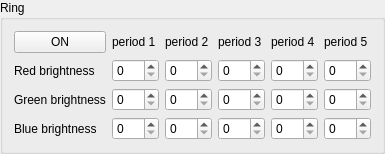
            <widget class="QGroupBox" name="Ringgroup">
             <property name="title">
              <string>Ring</string>
             </property>
             <layout class="QVBoxLayout" name="verticalLayout_5">
              <item>
               <layout class="QGridLayout" name="ringgrid">
                <item row="3" column="2">
                 <widget class="QSpinBox" name="redinput2">
                  <property name="maximum">
                   <number>100</number>
                  </property>
                 </widget>
                </item>
                <item row="4" column="3">
                 <widget class="QSpinBox" name="greeninput3">
                  <property name="maximum">
                   <number>100</number>
                  </property>
                 </widget>
                </item>
                <item row="0" column="2">
                 <widget class="QLabel" name="period_2">
                  <property name="text">
                   <string>period 2</string>
                  </property>
                 </widget>
                </item>
                <item row="0" column="0">
                 <widget class="QPushButton" name="protringbutton">
                  <property name="text">
                   <string>ON</string>
                  </property>
                  <property name="checkable">
                   <bool>true</bool>
                  </property>
                 </widget>
                </item>
                <item row="4" column="1">
                 <widget class="QSpinBox" name="greeninput1">
                  <property name="maximum">
                   <number>100</number>
                  </property>
                 </widget>
                </item>
                <item row="4" column="5">
                 <widget class="QSpinBox" name="greeninput5">
                  <property name="maximum">
                   <number>100</number>
                  </property>
                 </widget>
                </item>
                <item row="5" column="2">
                 <widget class="QSpinBox" name="blueinput2">
                  <property name="maximum">
                   <number>100</number>
                  </property>
                 </widget>
                </item>
                <item row="5" column="1">
                 <widget class="QSpinBox" name="blueinput1">
                  <property name="maximum">
                   <number>100</number>
                  </property>
                 </widget>
                </item>
                <item row="3" column="3">
                 <widget class="QSpinBox" name="redinput3">
                  <property name="maximum">
                   <number>100</number>
                  </property>
                 </widget>
                </item>
                <item row="5" column="0">
                 <widget class="QLabel" name="blue">
                  <property name="text">
                   <string>Blue brightness</string>
                  </property>
                 </widget>
                </item>
                <item row="5" column="5">
                 <widget class="QSpinBox" name="blueinput5">
                  <property name="maximum">
                   <number>100</number>
                  </property>
                 </widget>
                </item>
                <item row="3" column="4">
                 <widget class="QSpinBox" name="redinput4">
                  <property name="maximum">
                   <number>100</number>
                  </property>
                 </widget>
                </item>
                <item row="0" column="1">
                 <widget class="QLabel" name="period_1">
                  <property name="text">
                   <string>period 1</string>
                  </property>
                 </widget>
                </item>
                <item row="4" column="4">
                 <widget class="QSpinBox" name="greeninput4">
                  <property name="maximum">
                   <number>100</number>
                  </property>
                 </widget>
                </item>
                <item row="0" column="3">
                 <widget class="QLabel" name="period_3">
                  <property name="text">
                   <string>period 3</string>
                  </property>
                 </widget>
                </item>
                <item row="3" column="0">
                 <widget class="QLabel" name="red">
                  <property name="text">
                   <string>Red brightness</string>
                  </property>
                 </widget>
                </item>
                <item row="0" column="5">
                 <widget class="QLabel" name="period_5">
                  <property name="text">
                   <string>period 5</string>
                  </property>
                 </widget>
                </item>
                <item row="5" column="4">
                 <widget class="QSpinBox" name="blueinput4">
                  <property name="maximum">
                   <number>100</number>
                  </property>
                 </widget>
                </item>
                <item row="0" column="4">
                 <widget class="QLabel" name="period_4">
                  <property name="text">
                   <string>period 4</string>
                  </property>
                 </widget>
                </item>
                <item row="4" column="2">
                 <widget class="QSpinBox" name="greeninput2">
                  <property name="maximum">
                   <number>100</number>
                  </property>
                 </widget>
                </item>
                <item row="4" column="0">
                 <widget class="QLabel" name="green">
                  <property name="text">
                   <string>Green brightness</string>
                  </property>
                 </widget>
                </item>
                <item row="5" column="3">
                 <widget class="QSpinBox" name="blueinput3">
                  <property name="maximum">
                   <number>100</number>
                  </property>
                 </widget>
                </item>
                <item row="3" column="5">
                 <widget class="QSpinBox" name="redinput5">
                  <property name="maximum">
                   <number>100</number>
                  </property>
                 </widget>
                </item>
                <item row="3" column="1">
                 <widget class="QSpinBox" name="redinput1">
                  <property name="maximum">
                   <number>100</number>
                  </property>
                 </widget>
                </item>
               </layout>
              </item>
             </layout>
            </widget>
